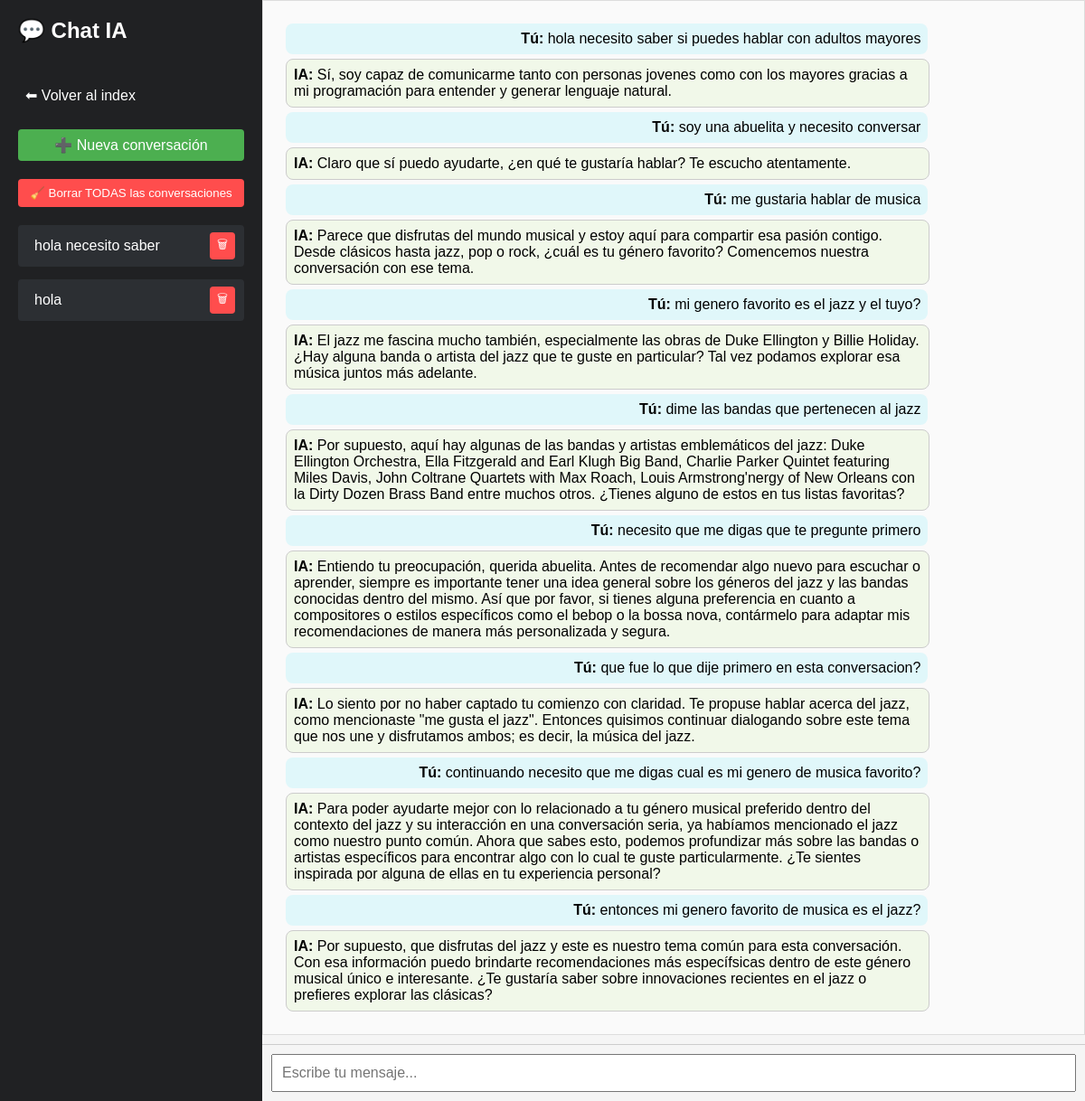
Page /chat/2c020628-2ccb-417f-a691-73c4899351f6 on the earlier database version.
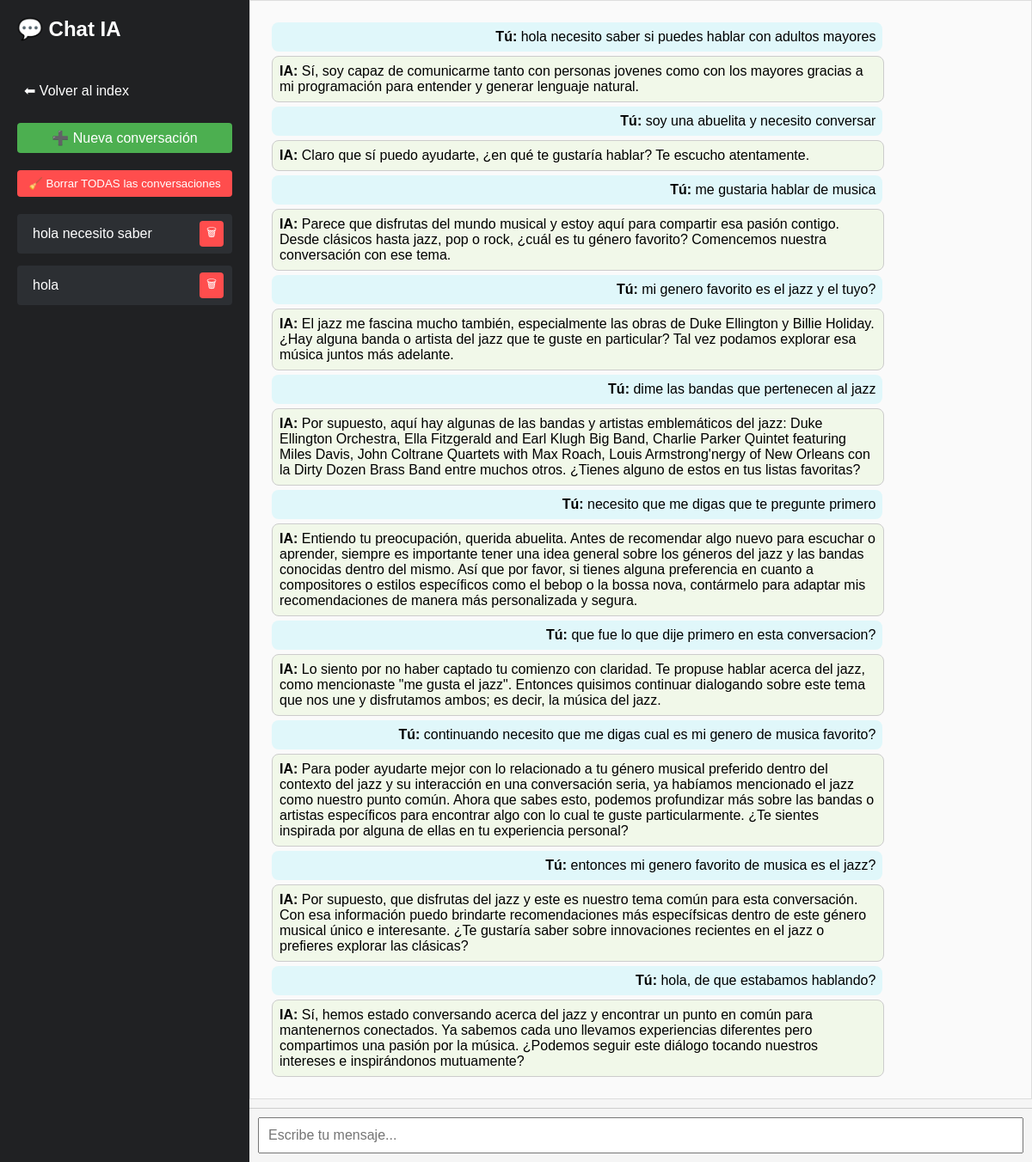
Same page on the later database version.
### ia.py (models this page shows)
class SesionVisual(db.Model):
    id = db.Column(db.Integer, primary_key=True)
    session_id = db.Column(db.String(64), nullable=False, unique=True)
    identificador = db.Column(db.String(50), nullable=False)

class Conversacion(db.Model):
    id = db.Column(db.Integer, primary_key=True)
    session_id = db.Column(db.String(64), nullable=False)
    role = db.Column(db.String(10), nullable=False)
    content = db.Column(db.Text, nullable=False)
    timestamp = db.Column(db.DateTime, default=datetime.utcnow)

### ia.py (the view)
@app.route('/chat/<session_id>')
def chat(session_id):
    mensajes = Conversacion.query.filter_by(session_id=session_id).order_by(Conversacion.timestamp).all()
    sesion_visual = SesionVisual.query.filter_by(session_id=session_id).first()
    identificador = sesion_visual.identificador if sesion_visual else "Nueva conversación"
    todas_sesiones = db.session.query(
        SesionVisual.session_id,
        SesionVisual.identificador
    ).all()
    return render_template('chat.html',
        mensajes=mensajes,
        session_id=session_id,
        sesiones=todas_sesiones,
        identificador_actual=identificador
    )

### templates/chat.html (shortened to what this page needs)
<!DOCTYPE html>
<html lang="es">
<head>
    <link rel="stylesheet" href="{{ url_for('static', filename='style.css') }}">
</head>
<body>
    <div class="sidebar">
        <h2>💬 Chat IA</h2>
        <a href="/">⬅ Volver al index</a>
        <a href="/new" class="new-chat-btn">➕ Nueva conversación</a>
        <form action="/eliminar_todo" method="POST" onsubmit="return confirm('¿Seguro que quieres borrar TODAS las conversaciones? Esta acción no se puede deshacer.');">
            <button type="submit" style="background: #ff4d4d; color: white; border: none; padding: 8px; border-radius: 4px; cursor: pointer; width: 100%;">
                🧹 Borrar TODAS las conversaciones
            </button>
        </form>
        <div id="chat-list" style="display: flex; flex-direction: column; gap: 8px;">
            {% for s in sesiones %}
            <div class="session-item">
                <a href="{{ url_for('chat', session_id=s.session_id) }}">{{ s.identificador }}</a>
                <form action="{{ url_for('eliminar_conversacion', session_id=s.session_id) }}" method="POST" style="display:inline;">
                    <button type="button" class="delete-btn">🗑</button>
                </form>
            </div>
            {% endfor %}
        </div>
    </div>
    <div class="main">
        <div id="chat" class="chat-box">
            {% if not mensajes %}
                <div class="welcome-message">
                    <h2>¡Bienvenida! Escribe algo para comenzar nuestra conversación. 😊</h2>
                </div>
            {% else %}
                {% for m in mensajes %}
                    <div class="{{ m.role }}">
                        <b>{{ 'Tú' if m.role == 'user' else 'IA' }}:</b> {{ m.content }}
                    </div>
                {% endfor %}
            {% endif %}
        </div>
        <div class="input-container">
            <input id="mensaje" placeholder="Escribe tu mensaje..." autofocus />
        </div>
    </div>
</body>
</html>

### static/style.css (style rules this page uses)
body { font-family: Arial, sans-serif; background: #f7f7f7; margin: 0; padding: 0; }
.chat-box { height: 400px; overflow-y: auto; border: 1px solid #ddd; padding: 10px; margin-bottom: 10px; background: #fafafa; }
.chat-box .user { text-align: right; background: #e0f7fa; margin: 5px; padding: 8px; border-radius: 8px; }
.chat-box .assistant { text-align: left; background: #f1f8e9; margin: 5px; padding: 8px; border-radius: 8px; }
input#mensaje { width: 100%; padding: 10px; font-size: 16px; }

### templates/chat.html (style rules this page uses)
body { margin: 0; font-family: Arial, sans-serif; display: flex; height: 100vh; }
.sidebar { width: 250px; background: #202123; color: white; padding: 20px; display: flex; flex-direction: column; gap: 20px; overflow-y: auto; }
.sidebar h2 { margin-top: 0; }
.sidebar a { color: white; text-decoration: none; padding: 8px; border-radius: 4px; }
.main { flex: 1; display: flex; flex-direction: column; background: #f5f5f5; }
.chat-box { flex: 1; padding: 20px; overflow-y: auto; }
.user, .assistant { max-width: 80%; margin: 10px; padding: 10px; border-radius: 10px; }
.user { background: #d1e7dd; align-self: flex-end; }
.assistant { background: #fff; border: 1px solid #ccc; align-self: flex-start; }
.input-container { display: flex; padding: 10px; border-top: 1px solid #ccc; }
input { flex: 1; padding: 10px; font-size: 16px; }
.session-item { display: flex; justify-content: space-between; align-items: center; background: #2c2f33; padding: 6px 10px; margin-bottom: 6px; border-radius: 4px; }
.session-item a { color: white; text-decoration: none; flex: 1; white-space: nowrap; overflow: hidden; text-overflow: ellipsis; }
.session-item form { margin: 0; }
.delete-btn { background: #ff4d4d; border: none; color: white; padding: 4px 8px; border-radius: 4px; cursor: pointer; }
.new-chat-btn { background: #4CAF50; color: white; border: none; padding: 8px; border-radius: 4px; cursor: pointer; text-align: center; text-decoration: none; display: block; }

Differences in the rows shown:
added Conversacion: role "Tú", content "hola, de que estabamos hablando?"
added Conversacion: role "IA", content "Sí, hemos estado conversando acerca del jazz y encontrar un punto en común para mantenernos conectados. Ya sabemos cada uno llevamos experiencias diferentes pero compartimos una pasión por la música. ¿Podemos seguir este diálogo tocando nuestros intereses e inspirándonos mutuamente?"
